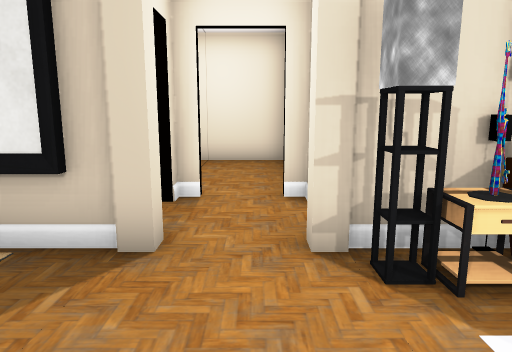
view 1 (above)

20 first-person views from a walk through a Unity game level. The camera is 1.5 m above the floor, tilts 10° down and sees 70° across. Doors are open. The floor is counted in squares, 1 m on a side. Each view is taken from the middle of a square. On the plan, view 1 faces up. The plan holds only what a view shows up to about 16 squares ahead; the rest is blank. The player is left out. Some surface patterns are stand-ins.

view 2
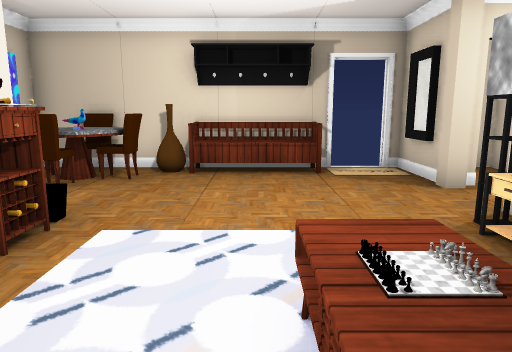

view 3
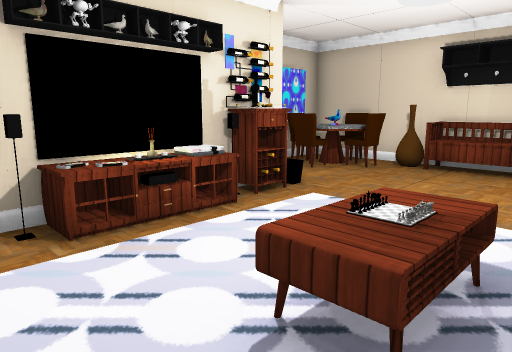

view 4
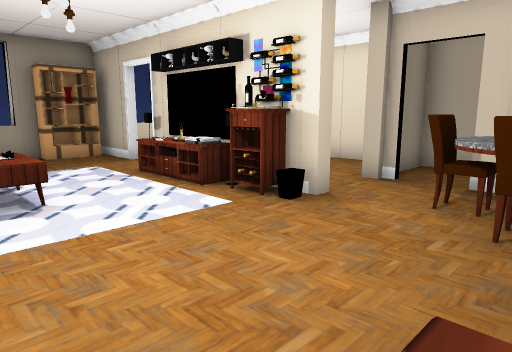

view 5
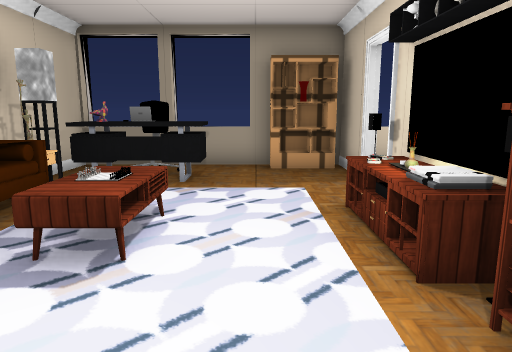

view 6
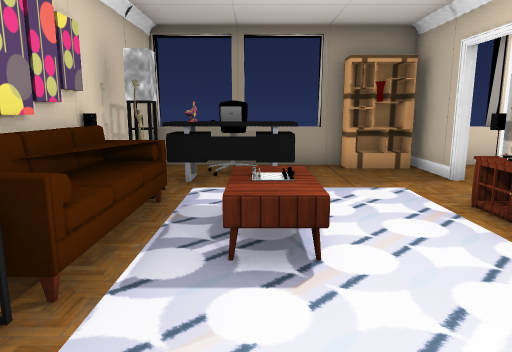

view 7
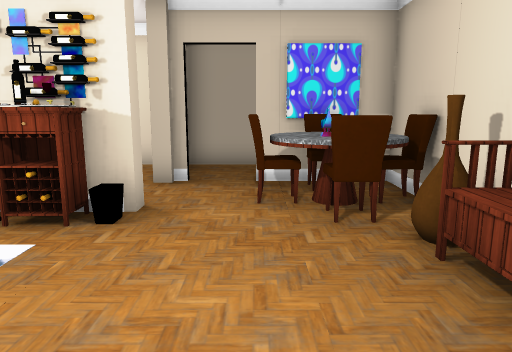

view 8
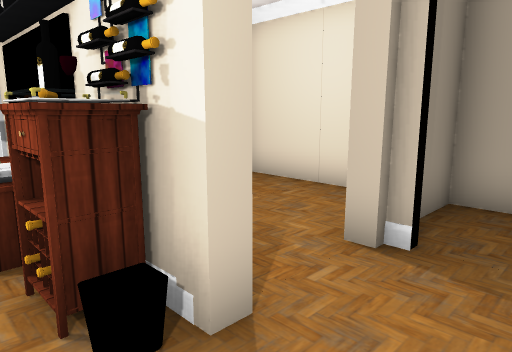

view 9
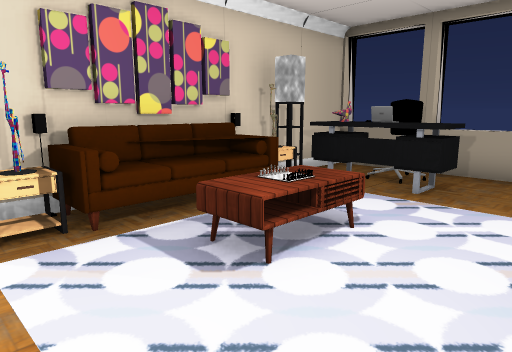

view 10
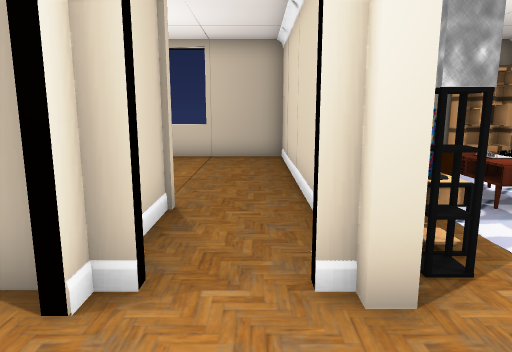

view 11
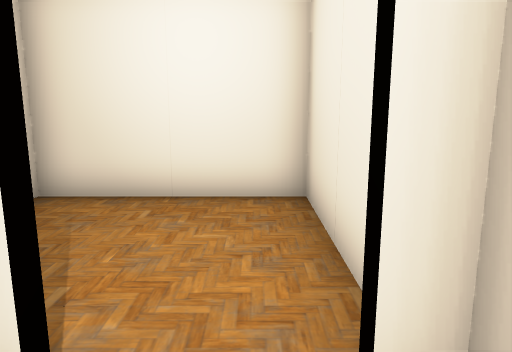

view 12
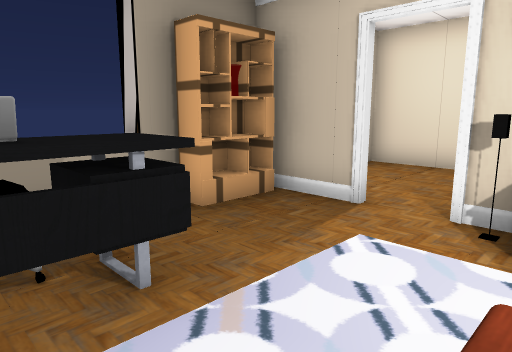

view 13
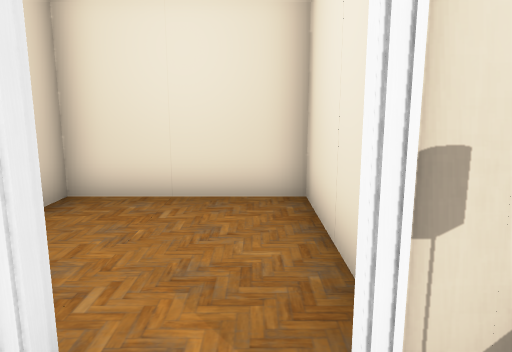

view 14
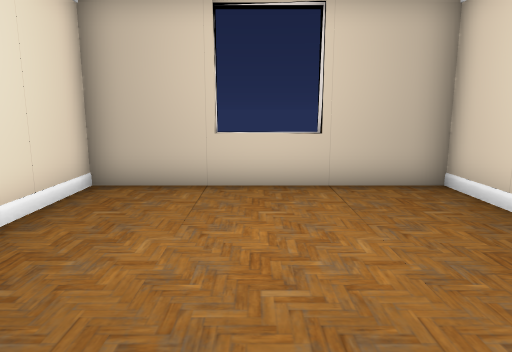

view 15
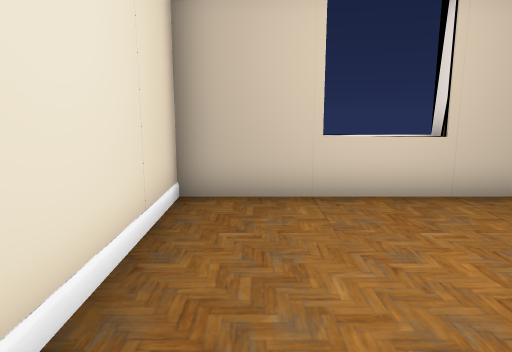

view 16
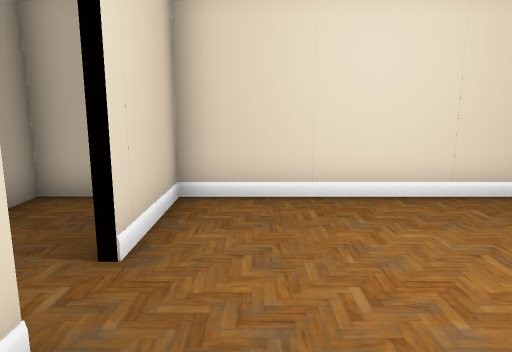

view 17
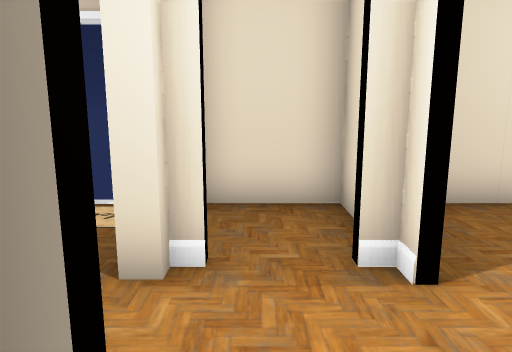

view 18
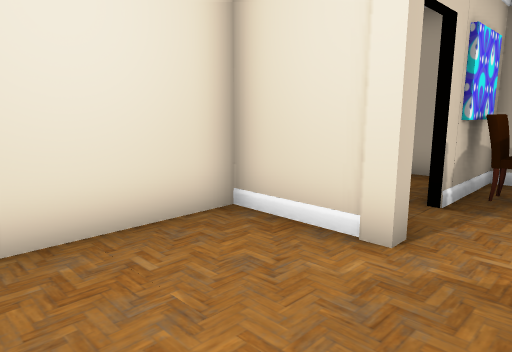

view 19
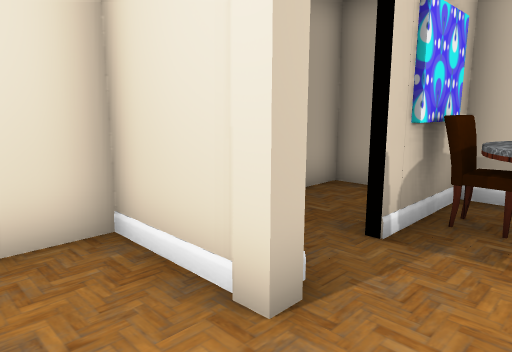

view 20
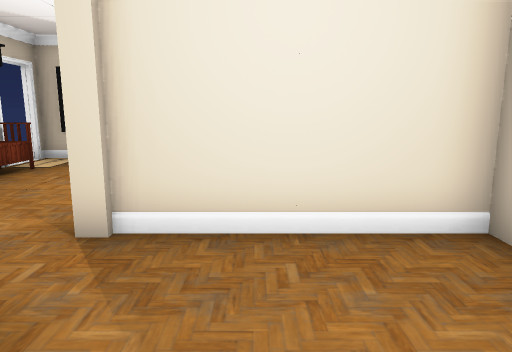

### Floor plan
Ten units are one square. View 1 is at (0, 0); x grows to the right and y downward. Boxes are objects, and circles mark ways between rooms. Rooms are numbered by the first view taken in them; rooms with no view inside come last. Other rooms are left out.
<svg viewBox="-50 -120 165 210">
<path fill="none" stroke="#000" d="M15 26 15 32M16 36 11 36M9 34 14 34 14 25M16 -30 11 -30 11 -35M53 34 66 34M59 41 59 36M36 -39 14 -39M11 64 11 85M79 34 95 34M-14 -46 -14 -39 -40 -39M76 -24 76 -30M-39 -21 -39 59 -24 59M88 -2 76 -2 76 -6M9 -59 9 -64 4 -64M9 85 9 70M-9 -64 -14 -64 -14 -60M-10 84 56 84M104 8 110 8M-39 70 -39 84 -27 84M104 15 104 -40M-30 -64 -39 -64 -39 -34M110 -13 104 -13M110 -39 46 -39M11 -115 11 -105M104 -67 110 -67M35 -64 23 -64M110 -88 104 -88M44 -41 105 -41M46 -39 36 -39M104 -40 104 -114 36 -114 36 -85M104 60 104 44M104 59 110 59M61 50 61 84 104 84 104 76M-39 -92 -39 -81M9 -68 9 -115M21 -114 -40 -114"/>
<rect x="-45" y="35" width="10" height="10" fill="#bbb"><title>chair</title></rect>
<rect x="-45" y="-35" width="10" height="10" fill="#bbb"><title>other object</title></rect>
<rect x="-35" y="45" width="20" height="10" fill="#bbb"><title>chair</title></rect>
<rect x="-35" y="35" width="20" height="10" fill="#bbb"><title>table</title></rect>
<rect x="-35" y="25" width="20" height="10" fill="#bbb"><title>chair</title></rect>
<rect x="-35" y="15" width="10" height="10" fill="#bbb"><title>vase</title></rect>
<rect x="-35" y="-15" width="10" height="30" fill="#bbb"><title>bench</title></rect>
<rect x="-25" y="55" width="10" height="10" fill="#bbb"><title>painting</title></rect>
<rect x="-15" y="35" width="10" height="10" fill="#bbb"><title>chair</title></rect>
<rect x="-15" y="-45" width="10" height="10" fill="#bbb"><title>pillar</title></rect>
<rect x="5" y="55" width="10" height="10" fill="#bbb"><title>pillar</title></rect>
<rect x="5" y="35" width="10" height="10" fill="#bbb"><title>pillar</title></rect>
<rect x="5" y="-45" width="10" height="10" fill="#bbb"><title>pillar</title></rect>
<rect x="15" y="-25" width="10" height="10" fill="#bbb"><title>table</title></rect>
<rect x="15" y="-35" width="10" height="10" fill="#bbb"><title>other object</title></rect>
<rect x="25" y="25" width="10" height="10" fill="#bbb"><title>other object</title></rect>
<rect x="25" y="-15" width="30" height="20" fill="#bbb"><title>table</title></rect>
<rect x="25" y="-35" width="30" height="10" fill="#bbb"><title>sofa</title></rect>
<rect x="35" y="25" width="20" height="10" fill="#bbb"><title>TV</title></rect>
<rect x="55" y="-35" width="20" height="10" fill="#bbb"><title>table</title></rect>
<rect x="75" y="-25" width="10" height="20" fill="#bbb"><title>laptop</title></rect>
<rect x="85" y="-25" width="10" height="20" fill="#bbb"><title>chair</title></rect>
<rect x="95" y="15" width="10" height="20" fill="#bbb"><title>shelf</title></rect>
<rect x="35" y="-65" width="10" height="10" fill="#bbb"><title>pillar</title></rect>
<circle cx="20" cy="-50" r="3" fill="#2a7"/>
<circle cx="73" cy="37" r="3" fill="#2a7"/>
<circle cx="0" cy="-70" r="3" fill="#2a7"/>
<circle cx="30" cy="-80" r="3" fill="#2a7"/>
<text x="20" y="10">1</text>
<text x="20" y="-90">2</text>
<text x="70" y="-80">3</text>
<text x="90" y="60">4</text>
<text x="-10" y="-90">5</text>
</svg>
Room 1 opens to room 3. Room 1 opens to room 4. Room 1 opens to room 5. Room 2 opens to room 3.

Where each view was taken, in squares from view 1:
view 1: 0 up, 0 right, facing up
view 2: 0 up, 6 right, facing left
view 3: 2 up, 7 right, facing down-left
view 4: 2 up, 3 left, facing down-right
view 5: 1 down, 0 right, facing right
view 6: 1 up, 0 right, facing right
view 7: 2 up, 1 left, facing down
view 8: 2 down, 1 left, facing down-right
view 9: 2 down, 1 right, facing up-right
view 10: 5 up, 2 left, facing right
view 11: 5 up, 0 right, facing up
view 12: 2 up, 5 right, facing down-right
view 13: 2 down, 7 right, facing down
view 14: 8 up, 3 right, facing right
view 15: 10 up, 4 right, facing right
view 16: 5 up, 5 right, facing up
view 17: 5 up, 2 right, facing left
view 18: 4 down, 5 right, facing down-left
view 19: 4 down, 3 right, facing down-left
view 20: 8 down, 3 right, facing up
